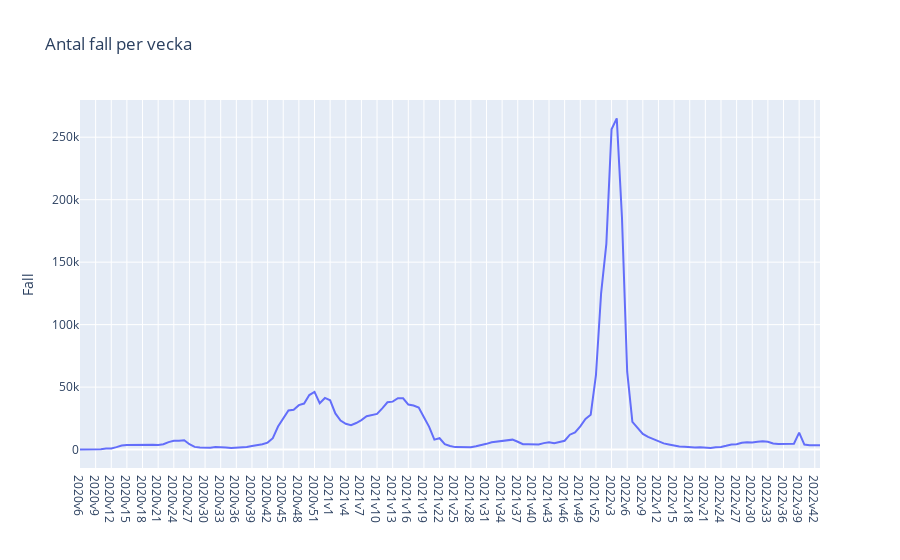

Notebook code for this chart:
### Code cell
# d)

fig = px.line(
    covid19_veckodata_Riket,
    x="Vecka",
    y="Antal_fall_vecka",
    title="Antal fall per vecka",
    
    labels={
        "Antal_fall_vecka": "Fall",
        'Vecka': ''
    }
)

fig.show()

### Figure 1 — Plotly figure (JSON) as saved in the notebook; plotly's stock layout.template omitted (floating-point values rounded to 4 significant figures; data arrays with more than 128 entries replaced by an {"elided": "..."} marker saying what was removed)
{"data": [{"hovertemplate": "=%{x}<br>Fall=%{y}<extra></extra>", "legendgroup": "", "line": {"color": "#636efa", "dash": "solid"}, "marker": {"symbol": "circle"}, "mode": "lines", "name": "", "orientation": "v", "showlegend": false, "type": "scatter", "x": {"elided": "143 str values"}, "xaxis": "x", "y": {"elided": "143 int values"}, "yaxis": "y"}], "layout": {"legend": {"tracegroupgap": 0}, "title": {"text": "Antal fall per vecka"}, "xaxis": {"anchor": "y", "domain": [0, 1], "title": {"text": ""}}, "yaxis": {"anchor": "x", "domain": [0, 1], "title": {"text": "Fall"}}}}
